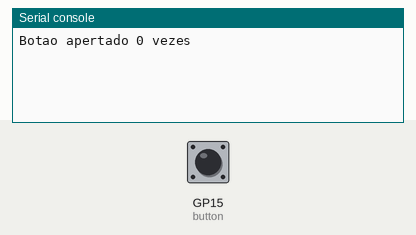
Simulated run of this program. Board: Raspberry Pi Pico running MicroPython. Parts: the last lines printed to the serial console. The inputs (shaded band) are chosen by the test bench; at power-on: GP15 (button) HIGH.

Above: at 1.2 s.
1.3 s: GP15 (button) pulled LOW for 0.15 s
At 2.3 s:
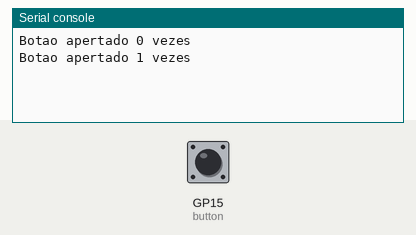
2.9 s: GP15 (button) pulled LOW for 1 s
At 3.5 s:
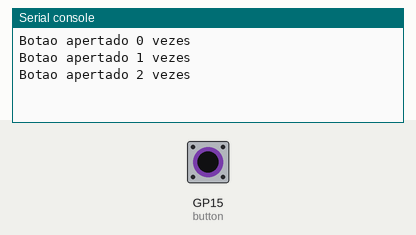
5.4 s: GP15 (button) pulled LOW for 0.15 s
At 6.7 s:
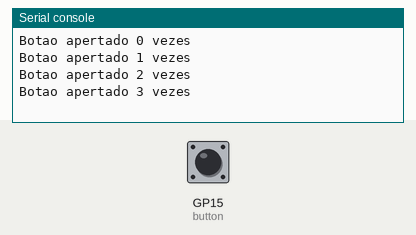
Timing chart, 0 to 8.4 s (numbered marks = the images above; inputs shaded):
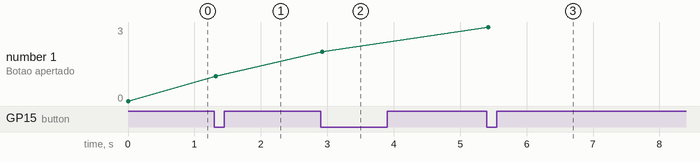

Measured:
- after the input at 1.3 s, the serial console: prints a new line at once (image 1)
- after the input at 2.9 s, the serial console: prints a new line at once (image 2)
- after the input at 5.4 s, the serial console: prints a new line at once (image 3)
- plotted number 1: 0 → 1 after the input at 1.3 s, 1 → 2 after the input at 2.9 s, 2 → 3 after the input at 5.4 s

The program:

button_mpython.py
```python
# Exemplo com Botao
from machine import Pin
import time

class Button:
    def __init__(self, pin, debounce=20):
        self.pinButton = Pin(pin, Pin.IN, Pin.PULL_UP)
        self.pressed = False
        self.debounce = debounce
        self.last = self.pinButton.value()
        self.lastTime = time.ticks_ms()

    def isPressed(self):
        val = self.pinButton.value()
        if val != self.last:
            # leitura mudou
            self.last = val
            self.lastTime = time.ticks_ms()
        elif (val == 0) != self.pressed:
            dif = time.ticks_diff(time.ticks_ms(), self.lastTime)
            if dif > self.debounce:
                # atualiza estado do botao
                self.pressed = val == 0
        return self.pressed

# Programa de teste
button = Button(15)
counter = 0
while True:
    print ("Botao apertado {} vezes".format(counter))
    while button.isPressed():
        time.sleep_ms(1)
    while not button.isPressed():
        time.sleep_ms(1)
    counter = counter+1
```
